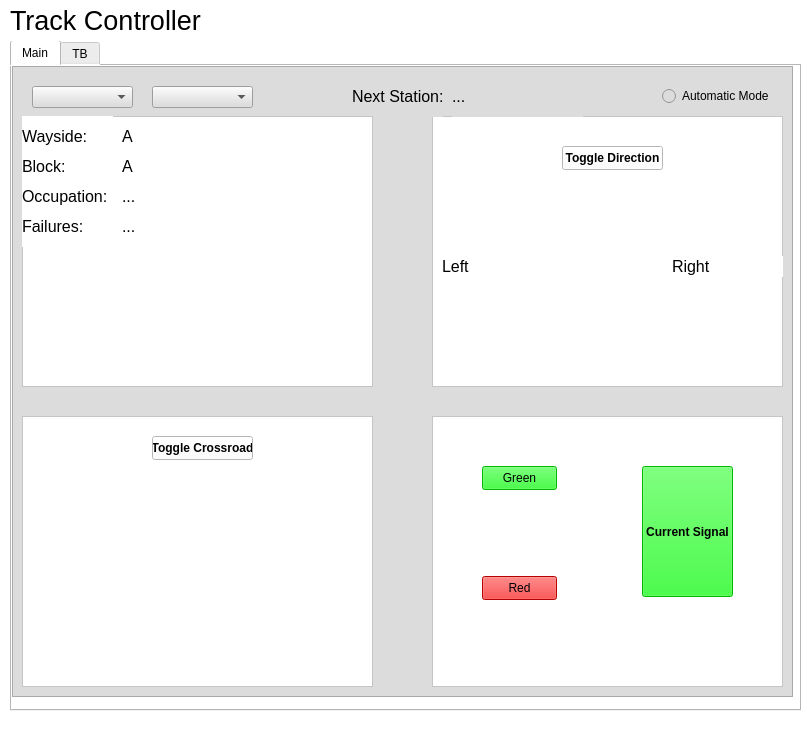
<?xml version="1.0" encoding="UTF-8"?>
<ui version="4.0">
 <class>MainWindow</class>
 <widget class="QMainWindow" name="MainWindow">
  <property name="geometry">
   <rect>
    <x>0</x>
    <y>0</y>
    <width>807</width>
    <height>735</height>
   </rect>
  </property>
  <property name="windowTitle">
   <string>MainWindow</string>
  </property>
  <property name="styleSheet">
   <string notr="true">background-color: rgb(255, 255, 255);</string>
  </property>
  <widget class="QWidget" name="centralwidget">
   <widget class="QLabel" name="name">
    <property name="geometry">
     <rect>
      <x>10</x>
      <y>0</y>
      <width>201</width>
      <height>41</height>
     </rect>
    </property>
    <property name="font">
     <font>
      <pointsize>20</pointsize>
     </font>
    </property>
    <property name="lineWidth">
     <number>1</number>
    </property>
    <property name="midLineWidth">
     <number>0</number>
    </property>
    <property name="text">
     <string>Track Controller</string>
    </property>
   </widget>
   <widget class="QTabWidget" name="tab">
    <property name="geometry">
     <rect>
      <x>10</x>
      <y>40</y>
      <width>791</width>
      <height>671</height>
     </rect>
    </property>
    <property name="currentIndex">
     <number>0</number>
    </property>
    <widget class="QWidget" name="main">
     <attribute name="title">
      <string>Main</string>
     </attribute>
     <widget class="QFrame" name="frame">
      <property name="geometry">
       <rect>
        <x>0</x>
        <y>0</y>
        <width>781</width>
        <height>631</height>
       </rect>
      </property>
      <property name="styleSheet">
       <string notr="true">background-color: rgb(220, 220, 220);</string>
      </property>
      <property name="frameShape">
       <enum>QFrame::StyledPanel</enum>
      </property>
      <property name="frameShadow">
       <enum>QFrame::Raised</enum>
      </property>
      <widget class="QFrame" name="signalFrame">
       <property name="geometry">
        <rect>
         <x>420</x>
         <y>350</y>
         <width>351</width>
         <height>271</height>
        </rect>
       </property>
       <property name="styleSheet">
        <string notr="true">background-color: rgb(255, 255, 255);</string>
       </property>
       <property name="frameShape">
        <enum>QFrame::StyledPanel</enum>
       </property>
       <property name="frameShadow">
        <enum>QFrame::Raised</enum>
       </property>
       <widget class="QPushButton" name="greenButton">
        <property name="geometry">
         <rect>
          <x>50</x>
          <y>50</y>
          <width>75</width>
          <height>24</height>
         </rect>
        </property>
        <property name="styleSheet">
         <string notr="true">background-color: rgb(0, 255, 0);</string>
        </property>
        <property name="text">
         <string>Green</string>
        </property>
       </widget>
       <widget class="QPushButton" name="redButton">
        <property name="geometry">
         <rect>
          <x>50</x>
          <y>160</y>
          <width>75</width>
          <height>24</height>
         </rect>
        </property>
        <property name="styleSheet">
         <string notr="true">background-color: rgb(255, 0, 0);</string>
        </property>
        <property name="text">
         <string>Red</string>
        </property>
       </widget>
       <widget class="QPushButton" name="signalState">
        <property name="geometry">
         <rect>
          <x>210</x>
          <y>50</y>
          <width>91</width>
          <height>131</height>
         </rect>
        </property>
        <property name="font">
         <font>
          <bold>true</bold>
         </font>
        </property>
        <property name="styleSheet">
         <string notr="true">background-color: rgb(0, 255, 0);</string>
        </property>
        <property name="text">
         <string>Current Signal</string>
        </property>
        <property name="autoDefault">
         <bool>false</bool>
        </property>
       </widget>
      </widget>
      <widget class="QFrame" name="switchFrame">
       <property name="geometry">
        <rect>
         <x>420</x>
         <y>50</y>
         <width>351</width>
         <height>271</height>
        </rect>
       </property>
       <property name="styleSheet">
        <string notr="true">background-color: rgb(255, 255, 255);</string>
       </property>
       <property name="frameShape">
        <enum>QFrame::StyledPanel</enum>
       </property>
       <property name="frameShadow">
        <enum>QFrame::Raised</enum>
       </property>
       <widget class="QLabel" name="switchDirection">
        <property name="geometry">
         <rect>
          <x>120</x>
          <y>90</y>
          <width>131</width>
          <height>131</height>
         </rect>
        </property>
        <property name="text">
         <string>&lt;html&gt;&lt;head/&gt;&lt;body&gt;&lt;p&gt;&lt;img src=&quot;:/left/left.jpg&quot;/&gt;&lt;/p&gt;&lt;/body&gt;&lt;/html&gt;</string>
        </property>
       </widget>
       <widget class="QPushButton" name="toggleDirection">
        <property name="geometry">
         <rect>
          <x>130</x>
          <y>30</y>
          <width>101</width>
          <height>24</height>
         </rect>
        </property>
        <property name="font">
         <font>
          <bold>true</bold>
         </font>
        </property>
        <property name="text">
         <string>Toggle Direction</string>
        </property>
       </widget>
       <widget class="QLabel" name="leftBlock">
        <property name="geometry">
         <rect>
          <x>10</x>
          <y>140</y>
          <width>91</width>
          <height>21</height>
         </rect>
        </property>
        <property name="font">
         <font>
          <pointsize>12</pointsize>
         </font>
        </property>
        <property name="styleSheet">
         <string notr="true">border-color: rgb(0, 0, 0);</string>
        </property>
        <property name="lineWidth">
         <number>1</number>
        </property>
        <property name="midLineWidth">
         <number>0</number>
        </property>
        <property name="text">
         <string>Left</string>
        </property>
       </widget>
       <widget class="QLabel" name="rightBlock">
        <property name="geometry">
         <rect>
          <x>240</x>
          <y>140</y>
          <width>111</width>
          <height>21</height>
         </rect>
        </property>
        <property name="font">
         <font>
          <pointsize>12</pointsize>
         </font>
        </property>
        <property name="styleSheet">
         <string notr="true">border-color: rgb(0, 0, 0);</string>
        </property>
        <property name="lineWidth">
         <number>1</number>
        </property>
        <property name="midLineWidth">
         <number>0</number>
        </property>
        <property name="text">
         <string>Right</string>
        </property>
       </widget>
      </widget>
      <widget class="QLabel" name="stationLabel">
       <property name="geometry">
        <rect>
         <x>340</x>
         <y>10</y>
         <width>91</width>
         <height>41</height>
        </rect>
       </property>
       <property name="font">
        <font>
         <pointsize>12</pointsize>
        </font>
       </property>
       <property name="lineWidth">
        <number>1</number>
       </property>
       <property name="midLineWidth">
        <number>0</number>
       </property>
       <property name="text">
        <string>Next Station:</string>
       </property>
      </widget>
      <widget class="QRadioButton" name="modeButton">
       <property name="geometry">
        <rect>
         <x>650</x>
         <y>20</y>
         <width>121</width>
         <height>20</height>
        </rect>
       </property>
       <property name="text">
        <string>Automatic Mode</string>
       </property>
      </widget>
      <widget class="QFrame" name="dataFrame">
       <property name="geometry">
        <rect>
         <x>10</x>
         <y>50</y>
         <width>351</width>
         <height>271</height>
        </rect>
       </property>
       <property name="styleSheet">
        <string notr="true">background-color: rgb(255, 255, 255);</string>
       </property>
       <property name="frameShape">
        <enum>QFrame::StyledPanel</enum>
       </property>
       <property name="frameShadow">
        <enum>QFrame::Raised</enum>
       </property>
       <widget class="QLabel" name="waysideData">
        <property name="geometry">
         <rect>
          <x>100</x>
          <y>10</y>
          <width>131</width>
          <height>21</height>
         </rect>
        </property>
        <property name="font">
         <font>
          <pointsize>12</pointsize>
         </font>
        </property>
        <property name="styleSheet">
         <string notr="true">border-color: rgb(0, 0, 0);</string>
        </property>
        <property name="lineWidth">
         <number>1</number>
        </property>
        <property name="midLineWidth">
         <number>0</number>
        </property>
        <property name="text">
         <string>A</string>
        </property>
       </widget>
       <widget class="QLabel" name="waysideLabel">
        <property name="geometry">
         <rect>
          <x>0</x>
          <y>0</y>
          <width>91</width>
          <height>41</height>
         </rect>
        </property>
        <property name="font">
         <font>
          <pointsize>12</pointsize>
         </font>
        </property>
        <property name="lineWidth">
         <number>1</number>
        </property>
        <property name="midLineWidth">
         <number>0</number>
        </property>
        <property name="text">
         <string>Wayside:</string>
        </property>
       </widget>
       <widget class="QLabel" name="blockData">
        <property name="geometry">
         <rect>
          <x>100</x>
          <y>40</y>
          <width>131</width>
          <height>21</height>
         </rect>
        </property>
        <property name="font">
         <font>
          <pointsize>12</pointsize>
         </font>
        </property>
        <property name="styleSheet">
         <string notr="true">border-color: rgb(0, 0, 0);</string>
        </property>
        <property name="lineWidth">
         <number>1</number>
        </property>
        <property name="midLineWidth">
         <number>0</number>
        </property>
        <property name="text">
         <string>A</string>
        </property>
       </widget>
       <widget class="QLabel" name="blockLabel">
        <property name="geometry">
         <rect>
          <x>0</x>
          <y>30</y>
          <width>91</width>
          <height>41</height>
         </rect>
        </property>
        <property name="font">
         <font>
          <pointsize>12</pointsize>
         </font>
        </property>
        <property name="lineWidth">
         <number>1</number>
        </property>
        <property name="midLineWidth">
         <number>0</number>
        </property>
        <property name="text">
         <string>Block:</string>
        </property>
       </widget>
       <widget class="QLabel" name="occupationData">
        <property name="geometry">
         <rect>
          <x>100</x>
          <y>70</y>
          <width>131</width>
          <height>21</height>
         </rect>
        </property>
        <property name="font">
         <font>
          <pointsize>12</pointsize>
         </font>
        </property>
        <property name="styleSheet">
         <string notr="true">border-color: rgb(0, 0, 0);</string>
        </property>
        <property name="lineWidth">
         <number>1</number>
        </property>
        <property name="midLineWidth">
         <number>0</number>
        </property>
        <property name="text">
         <string>...</string>
        </property>
       </widget>
       <widget class="QLabel" name="occupationLabel">
        <property name="geometry">
         <rect>
          <x>0</x>
          <y>60</y>
          <width>91</width>
          <height>41</height>
         </rect>
        </property>
        <property name="font">
         <font>
          <pointsize>12</pointsize>
         </font>
        </property>
        <property name="lineWidth">
         <number>1</number>
        </property>
        <property name="midLineWidth">
         <number>0</number>
        </property>
        <property name="text">
         <string>Occupation:</string>
        </property>
       </widget>
       <widget class="QLabel" name="failureLabel">
        <property name="geometry">
         <rect>
          <x>0</x>
          <y>90</y>
          <width>91</width>
          <height>41</height>
         </rect>
        </property>
        <property name="font">
         <font>
          <pointsize>12</pointsize>
         </font>
        </property>
        <property name="lineWidth">
         <number>1</number>
        </property>
        <property name="midLineWidth">
         <number>0</number>
        </property>
        <property name="text">
         <string>Failures:</string>
        </property>
       </widget>
       <widget class="QLabel" name="failureData">
        <property name="geometry">
         <rect>
          <x>100</x>
          <y>100</y>
          <width>131</width>
          <height>21</height>
         </rect>
        </property>
        <property name="font">
         <font>
          <pointsize>12</pointsize>
         </font>
        </property>
        <property name="styleSheet">
         <string notr="true">border-color: rgb(0, 0, 0);</string>
        </property>
        <property name="lineWidth">
         <number>1</number>
        </property>
        <property name="midLineWidth">
         <number>0</number>
        </property>
        <property name="text">
         <string>...</string>
        </property>
       </widget>
      </widget>
      <widget class="QComboBox" name="wayside">
       <property name="geometry">
        <rect>
         <x>20</x>
         <y>20</y>
         <width>101</width>
         <height>22</height>
        </rect>
       </property>
      </widget>
      <widget class="QFrame" name="crossroadFrame">
       <property name="geometry">
        <rect>
         <x>10</x>
         <y>350</y>
         <width>351</width>
         <height>271</height>
        </rect>
       </property>
       <property name="styleSheet">
        <string notr="true">background-color: rgb(255, 255, 255);</string>
       </property>
       <property name="frameShape">
        <enum>QFrame::StyledPanel</enum>
       </property>
       <property name="frameShadow">
        <enum>QFrame::Raised</enum>
       </property>
       <widget class="QLabel" name="crossroadStatus">
        <property name="geometry">
         <rect>
          <x>90</x>
          <y>70</y>
          <width>161</width>
          <height>161</height>
         </rect>
        </property>
        <property name="text">
         <string>&lt;html&gt;&lt;head/&gt;&lt;body&gt;&lt;p&gt;&lt;img src=&quot;:/crossc/crossc.jpg&quot;/&gt;&lt;/p&gt;&lt;/body&gt;&lt;/html&gt;</string>
        </property>
       </widget>
       <widget class="QPushButton" name="toggleCrossroad">
        <property name="geometry">
         <rect>
          <x>130</x>
          <y>20</y>
          <width>101</width>
          <height>24</height>
         </rect>
        </property>
        <property name="font">
         <font>
          <bold>true</bold>
         </font>
        </property>
        <property name="text">
         <string>Toggle Crossroad</string>
        </property>
       </widget>
      </widget>
      <widget class="QComboBox" name="block">
       <property name="geometry">
        <rect>
         <x>140</x>
         <y>20</y>
         <width>101</width>
         <height>22</height>
        </rect>
       </property>
      </widget>
      <widget class="QLabel" name="stationData">
       <property name="geometry">
        <rect>
         <x>440</x>
         <y>10</y>
         <width>131</width>
         <height>41</height>
        </rect>
       </property>
       <property name="font">
        <font>
         <pointsize>12</pointsize>
        </font>
       </property>
       <property name="lineWidth">
        <number>1</number>
       </property>
       <property name="midLineWidth">
        <number>0</number>
       </property>
       <property name="text">
        <string>...</string>
       </property>
      </widget>
     </widget>
    </widget>
    <widget class="QWidget" name="TB">
     <attribute name="title">
      <string>TB</string>
     </attribute>
     <widget class="QFrame" name="frameTB">
      <property name="geometry">
       <rect>
        <x>0</x>
        <y>0</y>
        <width>781</width>
        <height>631</height>
       </rect>
      </property>
      <property name="styleSheet">
       <string notr="true">background-color: rgb(220, 220, 220);</string>
      </property>
      <property name="frameShape">
       <enum>QFrame::StyledPanel</enum>
      </property>
      <property name="frameShadow">
       <enum>QFrame::Raised</enum>
      </property>
      <widget class="QComboBox" name="waysideTB">
       <property name="geometry">
        <rect>
         <x>20</x>
         <y>20</y>
         <width>101</width>
         <height>22</height>
        </rect>
       </property>
       <item>
        <property name="text">
         <string>Wayside A</string>
        </property>
       </item>
      </widget>
      <widget class="QComboBox" name="blockTB">
       <property name="geometry">
        <rect>
         <x>140</x>
         <y>20</y>
         <width>101</width>
         <height>22</height>
        </rect>
       </property>
       <item>
        <property name="text">
         <string>Block A</string>
        </property>
       </item>
      </widget>
      <widget class="QCheckBox" name="occupationTB">
       <property name="geometry">
        <rect>
         <x>30</x>
         <y>60</y>
         <width>91</width>
         <height>20</height>
        </rect>
       </property>
       <property name="text">
        <string>Occupation</string>
       </property>
      </widget>
      <widget class="QLineEdit" name="stationTB">
       <property name="geometry">
        <rect>
         <x>30</x>
         <y>80</y>
         <width>113</width>
         <height>22</height>
        </rect>
       </property>
       <property name="text">
        <string>Station</string>
       </property>
      </widget>
      <widget class="QPushButton" name="applyTB">
       <property name="geometry">
        <rect>
         <x>30</x>
         <y>180</y>
         <width>75</width>
         <height>24</height>
        </rect>
       </property>
       <property name="text">
        <string>Apply</string>
       </property>
      </widget>
     </widget>
    </widget>
   </widget>
   <zorder>tab</zorder>
   <zorder>name</zorder>
  </widget>
  <widget class="QMenuBar" name="menubar">
   <property name="geometry">
    <rect>
     <x>0</x>
     <y>0</y>
     <width>807</width>
     <height>22</height>
    </rect>
   </property>
  </widget>
 </widget>
 <resources>
  <include location="../Images/left.qrc"/>
  <include location="../Images/crosso.qrc"/>
  <include location="../Images/crosso.qrc"/>
  <include location="../Images/crossc.qrc"/>
 </resources>
 <connections/>
</ui>
